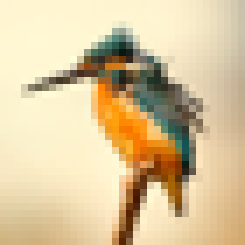
#> input picture data/images/kingfisher_resized.png, 35 x 35 px (shown 7 times larger)
$ jupyter execute --allow-errors build_dev_03.ipynb
#> lines starting #> are read from the running program, lines starting #| are printed output that depends on the picture
# Laplacian Associative Memory (LAM) - DEV 03

[Multiscale representations of community structures in attractor neural networks](https://www.ncbi.nlm.nih.gov/pmc/articles/PMC8412329/pdf/pcbi.1009296.pdf) (2021)

- LAM Keyer
- Correct mapping of map
- Reduce number of alpha variations (3.1 > 1.5)
- Inlcude previous simval

[cell 1]
from nn import LAM
from libtools import *

[cell 2]
import PIL.Image, itertools
import numpy as np
import matplotlib.pyplot as plt
from tqdm import tqdm

[cell 3]
# np.random.seed(123)

---

#### LOAD IMAGE

[cell 4]
FILENAME = "../data/images/kingfisher_resized.png"

[cell 5]
img = PIL.Image.open(FILENAME)
#> img is the input picture: PIL image 35x35 RGB; mean R, G, B 217.8, 197.2, 156.3
img = np.array(img, dtype=float) / np.max(img)
#> img: shape (35, 35, 3) float64
plt.imshow(img), plt.axis('off')
print(img.shape)
#| (35, 35, 3)

---

#### BUILD GRAPH

Each pixel is regarded as a node and link weights are determined by spatial proximity and similarity of RGB values.

[cell 6]
def grad_filter(deg, samples, min=-1, max=1):
    gradient = np.linspace(min, max, samples)
    X, Y = np.meshgrid(gradient, gradient)
    rad = np.deg2rad(deg)
    grad = np.cos(rad) * X + np.sin(rad) * Y
    return grad

[cell 7]
def convolve(image, kernel):
    h, w = image.shape
#> h = 35; w = 35
    step = kernel.shape[0]
#> step = 3
    pad_img = np.pad(image, pad_width=step//2, mode='edge')
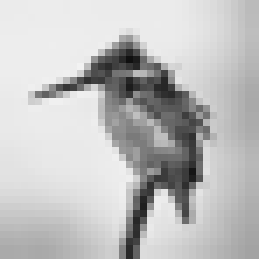
#> pad_img: shape (37, 37) float64 (shown 7 times larger); min 0.0654, max 0.949, mean 0.752
    features = np.array([[np.sum(pad_img[j:j+step, i:i+step] * kernel) for i in range(w)] for j in range(h)])
    return features

[cell 8]
k = np.sum(img, axis=2)/3

features_x = convolve(k, grad_filter(0, 3))
features_y = convolve(k, grad_filter(90, 3))

mag = np.sqrt(features_x ** 2 + features_y ** 2)
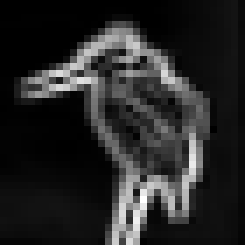
#> mag: shape (35, 35) float64 (shown 7 times larger); min 3.33e-16, max 2.38, mean 0.366; drawn with min black and max white
dir = np.arctan2(features_y, features_x) # Arc-tangent of the ratio between x & y. Returning the correct angle between -π to π. (Direction of gradient)
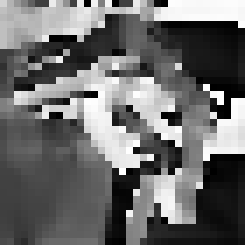
#> dir: shape (35, 35) float64 (shown 7 times larger); min -3.14, max 3.12, mean -0.502; drawn with min black and max white
features = mag * dir
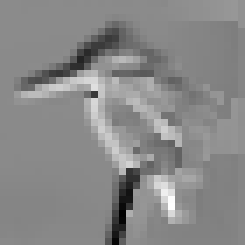
#> features: shape (35, 35) float64 (shown 7 times larger); min -6.13, max 5.12, mean -0.0999; drawn with min black and max white

features += abs(features.min())
features /= np.max(features)

[cell 9]
plt.figure(figsize=(10,20))
plt.subplot(1,2,1)
plt.imshow(grad_filter(0, 3), 'gray')
plt.title('Kernel')
plt.subplot(1,2,2)
plt.imshow(features, 'gray')
plt.title('Activation Map')
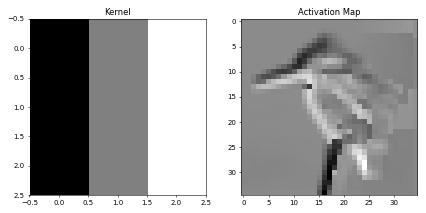
#> figure drawn by matplotlib, 2 panels

[cell 10]
n_row, n_col = img.shape[0], img.shape[1] # Input rows and columns
#> n_row = 35; n_col = 35
P = n_row * n_col # N_nodes
#> P = 1225

r = 5 # Search/boundary radius

sigmaI = 0.1 # Intensity gaussian scale
sigmaX = 4.0 # Spatial gaussian scale
sigmaTheta = 1.0 # Orientation gaussian scale

# Build list of pixel relationships
tmp = itertools.product(range(n_row), range(n_col)) # All possible pairs of column and row indicies [0,0] ... [34,34]
combi_all = itertools.combinations(tmp, 2) # Take the indices and build a combination of pairs for comparing two locations against each other [(0,0), (0,1)] ... [(34,34), (34,34)])
combi = [x for x in combi_all if np.sqrt((x[0][0] - x[1][0])**2 + (x[0][1] - x[1][1])**2) < r] # Calculate the euclidian distance for each two-pair(x) and if the distance is below radius (r), add x to the list combi.

edgelist_w = [] # Malloc
for x1, x2 in combi:
    n1 = int(x1[0] * n_col + x1[1]) # Compute the flattened position on the grid for x1
    n2 = int(x2[0] * n_col + x2[1]) # Compute the flattened position on the grid for x2

    # Solve similarity link weights | Shi & Marik (2000) - Default: Intensity & Spatial Domain
    intensity = np.exp(-np.sum((img[x1[0],x1[1]] - img[x2[0],x2[1]])**2) / (sigmaI**2))
    spatial = np.exp(-((x1[0]-x2[0])**2 + (x1[1]-x2[1])**2) / (sigmaX**2))
    orientation = np.exp(-np.sum((features[x1[0],x1[1]] - features[x2[0],x2[1]])**2) / (sigmaTheta**2))

    # simval = intensity * spatial
    simval = intensity * spatial * orientation

    edgelist_w.append((n1, n2, simval)) # Populate edgelist with neuron position (n1, n2) and simval
#> this loop made 37010 passes
#> (intensity, simval) on passes 1 to 3: (0.998, 0.938), (0.997, 0.776), (0.998, 0.569)
#> after the loop, edgelist_w = 37010 items

# Construct adjacency matrix, every symmetric node in the graph is equal to the corresponding simval
W = np.zeros([P, P])
for x in edgelist_w:
    W[x[0],x[1]] = x[2]
    W[x[1],x[0]] = x[2]
#> this loop made 37010 passes
#> x on passes 1 to 3: (0, 1, 0.938), (0, 2, 0.776), (0, 3, 0.569)
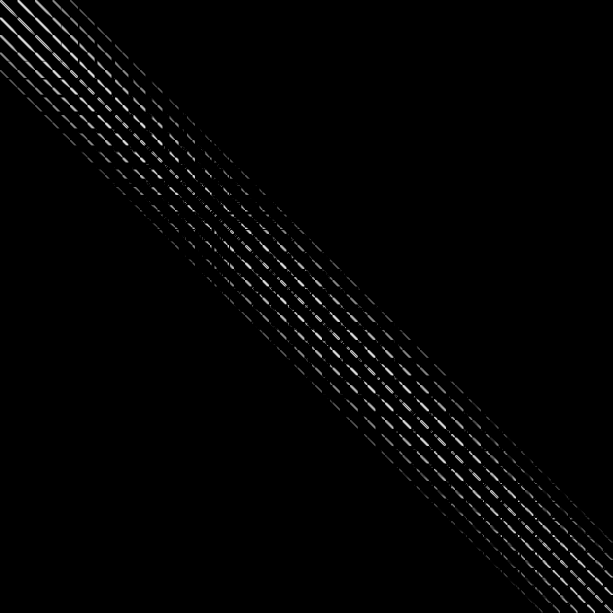
#> W: shape (1225, 1225) float64 (shown at 1/2 size); min 0, max 0.939, mean 0.0142

[cell 11]
# Summary
print("Nnode=", P, "Nedge=", len(edgelist_w))
#| Nnode= 1225 Nedge= 37010
print(f"{P * 0.138:.2f} point attactors")
#| 169.05 point attactors
print(f"{0.24 * len(edgelist_w):.2f} bit capacity")
#| 8882.40 bit capacity

plt.figure(figsize=(20,20))
plt.imshow(W, cmap='jet')
plt.title('Adjacency Weight Matrix')

---

#### LAPLACIAN & EIGENVECTORS

[cell 12]
plt.figure(figsize=(14,7))
plt.subplot(1,2,1)
Dnorm_sym = np.diag(np.sum(W, axis=1)**-0.5) # SYMMETRIC normalized degree matrix
plt.imshow(np.sum(Dnorm_sym, axis=1).reshape(n_row,n_col), cmap='gray')
plt.title('Symmetric')

plt.subplot(1,2,2)
Dnorm_asym = np.diag(np.sum(W, axis=1)**-1) # ASYMMETRIC normalized degree matrix
plt.imshow(np.sum(Dnorm_asym, axis=1).reshape(n_row,n_col), cmap='gray')
plt.title('Asymmetric')
plt.tight_layout()
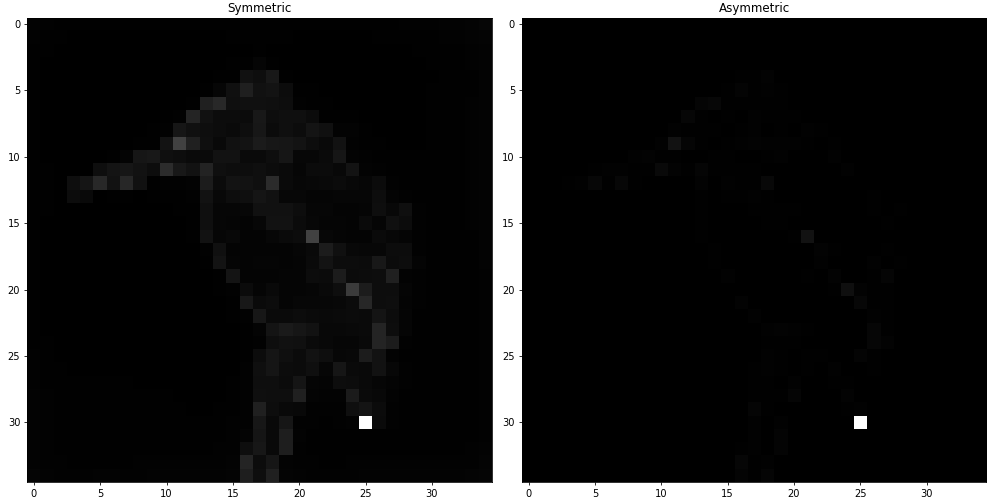
#> figure drawn by matplotlib, 2 panels

[cell 13]
# Eigen Laplacian - ASYMMETRIC
L = np.eye(P) - Dnorm_asym @ W
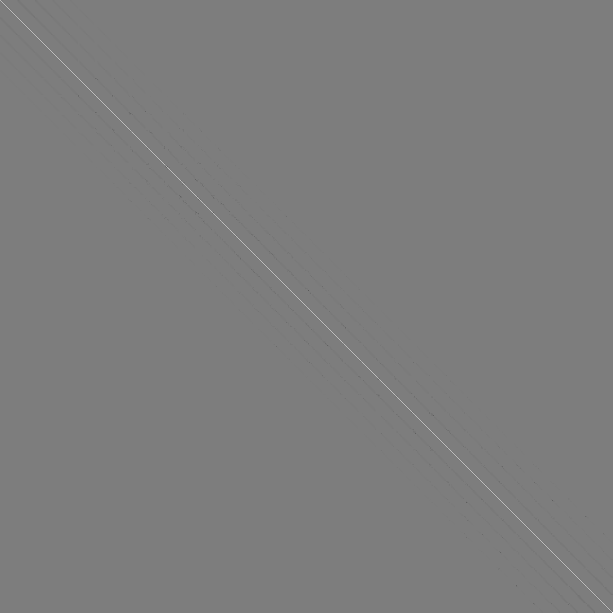
#> L: shape (1225, 1225) float64 (shown at 1/2 size); min -0.975, max 1, mean 1.76e-21; drawn with min black and max white
e, v = np.linalg.eig(L)
#> e = 1225 values, max 1.97 at index 0, min -4.61e-16 at index 8, mean 1
e = np.real(e)
v = np.real(v)
order = np.argsort(e)
#> order = 1225 values, max 1224 at index 622, min 0 at index 1224, mean 612
e = e[order]
#> e = 1225 values from -4.61e-16 to 1.97
v = v[:,order]

[cell 14]
# Laplacian matrix
plt.figure(figsize=(14,7))
plt.subplot(1,2,1)
plt.imshow(L, cmap='flag')
plt.title('Laplacian Matrix')

# Remapped sum of L matrix to input resolution
plt.subplot(1,2,2)
plt.imshow(np.sum(L, axis=0).reshape(n_row,n_col), cmap='binary')
plt.title('Remapped Σ(L) > Input Res.')
plt.tight_layout()

print('L | Min:', round(L.min(), 2), 'Max:', round(L.max(), 2))
#| L | Min: -0.97 Max: 1.0
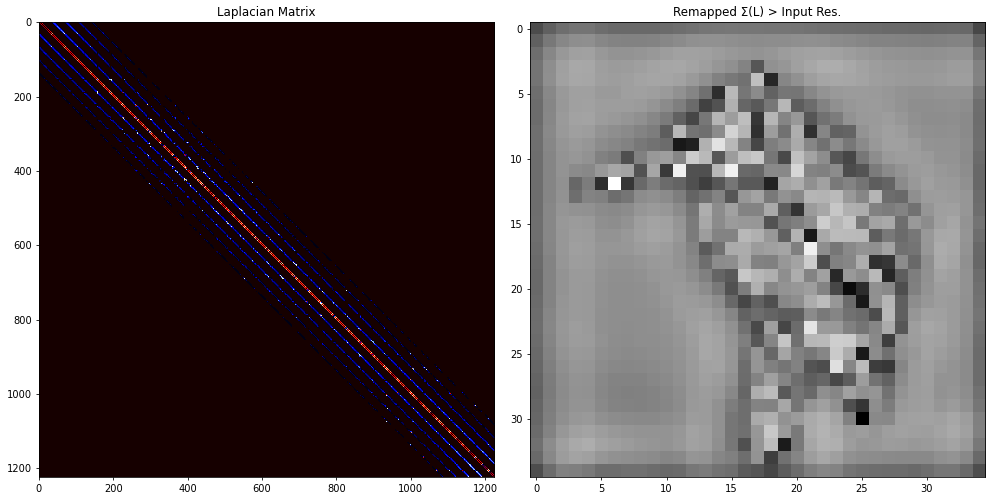
#> figure drawn by matplotlib, 2 panels

[cell 15]
# Representative GL eigenvectors corresponding to segments obtained by LAM
plt.figure(figsize=(30,5))
for k in range(6):
    plt.subplot(1, 6, k+1)
    plt.imshow(v[:,k].reshape((n_row,n_col)), cmap="Spectral", vmin=np.min(v[:,k]), vmax=np.max(v[:,k]))
    plt.axis("off"), plt.tight_layout()
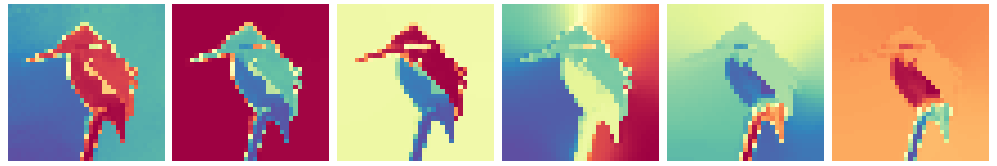
#> figure drawn by matplotlib, 6 panels

---

#### COMPUTE GRAPH

[cell 16]
N = 4096                                                         # Neurons | Default: 30000
prob = 0.1                                                       # Sparsity
eta = 0.01                                                       # Epsilon / Learning rate
epochs = 3000                                                    # Steps
gamma = 0.6                                                      # Inhibition ratio
a_arr = np.arange(-1.5, 1.5, 0.1)                                # Alpha range
#> a_arr = 30 values from -1.5 to 1.4

start_node = int(int(n_row/2) * n_col + int(n_row/2))            # Center cell of the grid
#> start_node = 612
print('Start node:', start_node)
#| Start node: 612

# Malloc
a_hist, m_hist = [], []
obj_hist = np.zeros([len(a_arr), epochs])

#> (a cell that did not finish here is left out)

#> (a cell that did not finish here is left out)

[cell 19]
# Test simulation (4k = ~25s)
alpha = -0.9
#> (the rest of this cell did not finish here and is left out)

[cell 20]
plt.figure(figsize=(18,5))
plt.subplot(1,2,1)
#> (the rest of this cell did not finish here and is left out)

[cell 21]
# Network structure pre- and post- activation
plt.figure(figsize=(14,7))
#> (the rest of this cell did not finish here and is left out)

[cell 22]
### STOP - HERO SIM BELOW!!!

#> (a cell that did not finish here is left out)

[cell 24]
# Pattern overlaps obtained after the simulation of LAM at different *α* values
plt.figure(figsize=(15,70))
#> (the rest of this cell did not finish here and is left out)

---

#### PLOT STATISTICS

[cell 25]
Na = len(a_arr)
#> Na = 30
max_overlap = np.zeros(Na)
#> max_overlap = 30 values from 0 to 0
Nactive = np.zeros(Na)
#> Nactive = 30 values from 0 to 0

#> (the rest of this cell did not finish here and is left out)

---

#### EXPLAINED VARIANCE

The explained variance ratio in linear regressions of pattern overlaps by various numbers of GL eigenvectors. Colour indicates value of *α*.

[cell 26]
val_ind_pick = [5, 6, 7, 8, 9]
val_arr = [a_arr[i] for i in val_ind_pick]
#> val_arr = [-1, -0.9, -0.8, -0.7, -0.6]
#> (the rest of this cell did not finish here and is left out)
